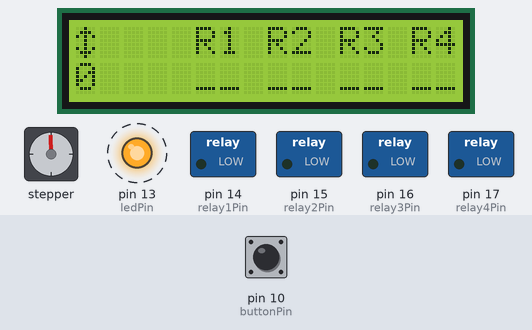
Simulated run of this sketch. Board: Arduino Uno, built with avr-gcc and run on an emulated ATmega328P. On the bench: stepper motor, 16×2 character LCD, switched loads named in the sketch (green lamp = pin HIGH), output pins drawn as LEDs (lit = HIGH). Wiring (inferred from the names in the program): stepper motor driver (200 steps per turn assumed): step pin 12; direction pin 11. Dashed ring = blinking. Inputs (shaded band) come from the test bench; at power-on: pin 10 (buttonPin) LOW. Pins used as bus, display or sensor lines are not drawn.

Above: at 1.8 s.
1.9 s: pin 10 (buttonPin) pulled HIGH for 0.15 s
At 4.94 s:
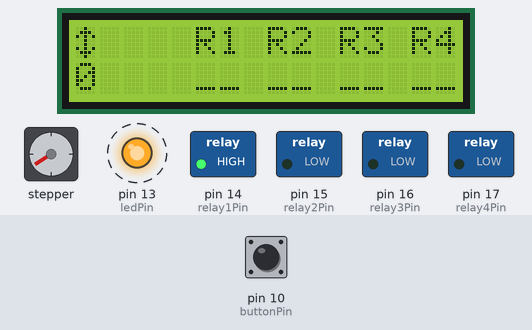
At 18.0 s:
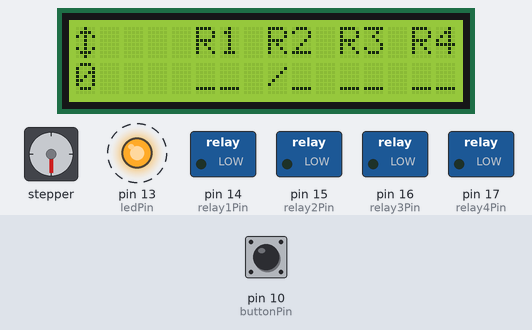
Timing chart, 0 to 18.2 s (numbered marks = the images above; inputs shaded):
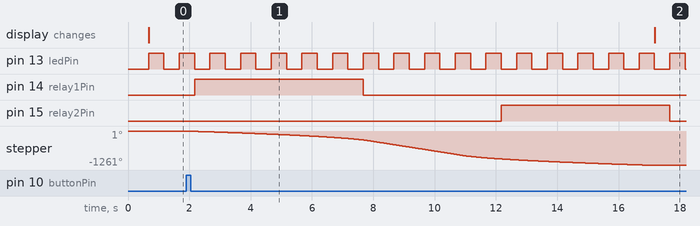

Measured:
- after the input at 1.9 s, pin 14 (relay1Pin): LOW → HIGH after 0.27 s, → LOW 5.5 s later; pin 15 (relay2Pin): LOW → HIGH after 10.3 s, → LOW 5.5 s later; stepper: turns 1260° counter-clockwise in 14.9 s, starting at once
- by itself, pin 13 (ledPin): alternates HIGH for 0.50 s and LOW for 0.50 s

The sketch:

Sawmill.ino
```cpp
#include <LiquidCrystal.h>

LiquidCrystal lcd(6, 7, 5, 4, 3, 2);

// Several custom characters for LCD
byte cycleIcon[8] = {
  0b00100,
  0b01110,
  0b10101,
  0b00100,
  0b00100,
  0b10101,
  0b01110,
  0b00100
};

byte relayOnIcon[8] = {
  0b10000,
  0b01000,
  0b00100,
  0b00010,
  0b00000,
  0b10000,
  0b10000
};

byte relayOffIcon[8] = {
  0b10000,
  0b10000,
  0b10000,
  0b10000,
  0b10000,
  0b10000,
  0b10000,
  0b10000
};

// Configure your parameters below

int speed = 10; // less number -> higher speed
int numberOfRevolutions1=3;
long timeDelayMilliseconds1=5000;
int numberOfRevolutions2=3;
long timeDelayMilliseconds2=1000;
int numberOfRevolutions3=3;
long timeDelayMilliseconds3=1000;
int numberOfReturningRevolutions=3;
int softCoeff=5; // higher number -> harder

// Delay in half of seconds after pressing button
int relay1DelayHalfSeconds=0;
int relay2DelayHalfSeconds=20;
int relay3DelayHalfSeconds=40;
int relay4DelayHalfSeconds=60;

// Duration power on relay after delaying in half of seconds
int relay1DurationHalfSeconds=10;
int relay2DurationHalfSeconds=10;
int relay3DurationHalfSeconds=10;
int relay4DurationHalfSeconds=10;

// This variables store states of relays
boolean relay1State=false;
boolean relay2State=false;
boolean relay3State=false;
boolean relay4State=false;

// Pins definition
const int ledPin=13;
const int pulPin=12;
const int dirPin=11;
const int buttonPin=10;
const int relay1Pin=14;
const int relay2Pin=15;
const int relay3Pin=16;
const int relay4Pin=17;

unsigned long halfSecondsAfterStart=0;
unsigned long halfSecondsAfterButtonPress=-1;
boolean buttonWasPressed=false;
int timer1_counter;
int cycles=0;
boolean updatingDisplay=true;

//int halfSecondsAfterPressingButton=0;


void relayManager()
{
  if( (halfSecondsAfterButtonPress>=relay1DelayHalfSeconds) && (halfSecondsAfterButtonPress<=relay1DelayHalfSeconds+relay1DurationHalfSeconds) ){
      digitalWrite(relay1Pin, HIGH);
      relay1State=true;
  }
  else
  {
    digitalWrite(relay1Pin, LOW);
    relay1State=false;
  }

  if( (halfSecondsAfterButtonPress>=relay2DelayHalfSeconds) && (halfSecondsAfterButtonPress<=relay2DelayHalfSeconds+relay2DurationHalfSeconds) ){
      digitalWrite(relay2Pin, HIGH);
      relay2State=true;
  }
  else
  {
    digitalWrite(relay2Pin, LOW);
    relay2State=false;
  }

  if( (halfSecondsAfterButtonPress>=relay3DelayHalfSeconds) && (halfSecondsAfterButtonPress<=relay3DelayHalfSeconds+relay3DurationHalfSeconds) ){
    digitalWrite(relay3Pin, HIGH);
    relay3State=true;
  }
  else
  {
    digitalWrite(relay3Pin, LOW);
    relay3State=false;
  }

  if( (halfSecondsAfterButtonPress>=relay4DelayHalfSeconds) && (halfSecondsAfterButtonPress<=relay4DelayHalfSeconds+relay4DurationHalfSeconds) ){
    digitalWrite(relay4Pin, HIGH);
    relay4State=true;
  }
  else
  {
    digitalWrite(relay4Pin, LOW);
    relay4State=false;
  }

}

void makeOneStepLeft()
{
  noInterrupts();
  digitalWrite(dirPin, LOW);
  delayMicroseconds(20);
  digitalWrite(pulPin, LOW);
  delayMicroseconds(40);
  digitalWrite(pulPin, HIGH);
  delayMicroseconds(20);
  digitalWrite(dirPin, HIGH);
  interrupts();
}

void makeOneStepRight()
{
    noInterrupts();
    digitalWrite(dirPin, HIGH);
    delayMicroseconds(20);
    digitalWrite(pulPin, LOW);
    delayMicroseconds(40);
    digitalWrite(pulPin, HIGH);
    delayMicroseconds(20);
    digitalWrite(dirPin, HIGH);
    interrupts();
}

void makeOneRevolutionLeft()
{
  for (int i=0; i<200;i++)
  {
    makeOneStepLeft();
    delay(speed);
  }
}

void makeOneAcceleratingRevolutionLeft()
{
  for (int i=0; i<200;i++)
  {
    makeOneStepLeft();
    delay(speed+(200-i)/softCoeff);
  }
}

void makeOneDeceleratingRevolutionLeft()
{
  for (int i=0; i<200;i++)
  {
    makeOneStepLeft();
    delay(speed+i/softCoeff);
  }
}

void makeOneRevolutionRight()
{
  for (int i=0; i<200;i++)
  {
    makeOneStepRight();
    delay(speed);
  }
}

void makeOneAcceleratingRevolutionRight()
{
  for (int i=0; i<200;i++)
  {
    makeOneStepRight();
    delay(speed+(200-i)/softCoeff);
  }
}

void makeOneDeceleratingRevolutionRight()
{
    for (int i=0; i<200;i++)
  {
    makeOneStepRight();
    delay(speed+i/softCoeff);
  }
}

void makeRevolutionsLeft(long numberOfRevolutions)
{
  updatingDisplay=false;
  for(int i=0; i<numberOfRevolutions;i++)
  {
    makeOneRevolutionLeft();
  }
  updatingDisplay=true;
}

void makeSoftRevolutionsLeft(long numberOfRevolutions, int steps)
{
  updatingDisplay=false;
  for(int i=0; i<numberOfRevolutions;i++)
  {
    if (i==0)
    {
      makeOneAcceleratingRevolutionLeft();
    }
    else if (i==(numberOfRevolutions-1))
    {
      makeOneDeceleratingRevolutionLeft();
    }
    else if(i==(numberOfRevolutions-2))
    {
      makeOneRevolutionLeft();
      for(int i=0; i<steps; i++){
        makeOneStepLeft();
        delay(speed);
      }

    }
    else
    {
      makeOneRevolutionLeft();
    }

  }
  updatingDisplay=true;
}


void makeRevolutionsRight(long numberOfRevolutions)
{
  updatingDisplay=false;
  for(int i=0; i<numberOfRevolutions;i++)
  {
    makeOneRevolutionRight();
  }
  updatingDisplay=true;
}

void makeSoftRevolutionsRight(long numberOfRevolutions, int steps)
{
  updatingDisplay=false;
  for(int i=0; i<numberOfRevolutions;i++)
  {
    if (i==0)
    {
      makeOneAcceleratingRevolutionRight();
    }
    else if (i==(numberOfRevolutions-1))
    {
      makeOneDeceleratingRevolutionRight();
    }
    else if (i==(numberOfRevolutions-2))
    {
      makeOneRevolutionRight();
      for(int i=0; i<steps; i++)
      {
        makeOneStepRight();
        delay(speed);
      }
    }
    else
    {
      makeOneRevolutionRight();
    }

  }
  updatingDisplay=true;
}

void updateDisplay(long cycles, boolean relay1, boolean relay2, boolean relay3, boolean relay4)
{

  lcd.setCursor(0, 1);
  lcd.print(cycles);


  lcd.setCursor(5,1);
  if(relay1)
    lcd.print("/_");
  else
    lcd.print("__");


  lcd.setCursor(8,1);
  if(relay2)
    lcd.print("/_");
  else
    lcd.print("__");


  lcd.setCursor(11,1);
  if(relay3)
    lcd.print("/_");
  else
    lcd.print("__");


  lcd.setCursor(14,1);
  if(relay4)
    lcd.print("/_");
  else
    lcd.print("__");
}

// the setup function runs once when you press reset or power the board
void setup() {
  lcd.begin(16, 2);
  lcd.print("Powered by");
  lcd.setCursor(0, 1);
  lcd.print("VIRAND");

  lcd.createChar(0, cycleIcon);
  lcd.createChar(1, relayOnIcon);
  lcd.createChar(2, relayOffIcon);
  delay(600);
  lcd.clear();

  lcd.setCursor(0,0);
  lcd.write(byte(0));
  lcd.print("    R1 R2 R3 R4");


  // initialize digital pin LED_BUILTIN as an output.
  pinMode(pulPin, OUTPUT);
  pinMode(dirPin, OUTPUT);
  pinMode(buttonPin, INPUT);
  pinMode(ledPin, OUTPUT);
  pinMode(relay1Pin, OUTPUT);
  pinMode(relay2Pin, OUTPUT);
  pinMode(relay3Pin, OUTPUT);
  pinMode(relay4Pin, OUTPUT);

  digitalWrite(pulPin, HIGH);
  digitalWrite(dirPin, HIGH);

  digitalWrite(relay1Pin, LOW);
  digitalWrite(relay2Pin, LOW);
  digitalWrite(relay3Pin, LOW);
  digitalWrite(relay4Pin, LOW);

  // Initialize timer1
  noInterrupts(); // disable all interrupts
  TCCR1A = 0;
  TCCR1B = 0;
  timer1_counter = 34286;   // preload timer 65536-16MHz/256/2Hz
  TCNT1 = timer1_counter;   // preload timer
  TCCR1B |= (1 << CS12);    // 256 prescaler
  TIMSK1 |= (1 << TOIE1);   // enable timer overflow interrupt
  interrupts();             // enable all interrupts

}

ISR(TIMER1_OVF_vect)        // interrupt service routine
{
  TCNT1 = timer1_counter;   // preload timer
  digitalWrite(ledPin, digitalRead(ledPin) ^ 1);
  halfSecondsAfterStart++;
  if(buttonWasPressed==true)
  {
    halfSecondsAfterButtonPress++;
  }
  if(updatingDisplay==true){
    updateDisplay(cycles,relay1State,relay2State,relay3State,relay4State);
  }
  relayManager();
}

// the loop function runs over and over again forever
void loop() {
  // If button was pressed
    if(digitalRead(buttonPin) == HIGH)
    {
      buttonWasPressed=true;
      makeSoftRevolutionsLeft(numberOfRevolutions1, 100);
      delay(timeDelayMilliseconds1);
      makeSoftRevolutionsLeft(numberOfRevolutions2, 100);
      delay(timeDelayMilliseconds2);
      makeSoftRevolutionsLeft(numberOfRevolutions3, 100);
      delay(timeDelayMilliseconds3);
      makeSoftRevolutionsRight(numberOfReturningRevolutions, 100);
      cycles++;
      buttonWasPressed=false;
      halfSecondsAfterButtonPress=-1;
    }
}
```
